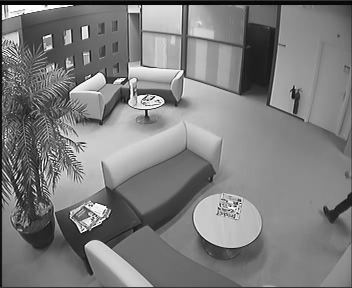
//> input picture lab2/Candela/Candela_m1.10_000001.pgm, 352 x 288 px
$ ./es1 -input=Candela/Candela_m1.10_000001.pgm   (built with g++ and OpenCV 4)
//> lines starting //> are read from the running program, lines starting //| are printed output that depends on the picture; after the words box and inside, x2 and y2 are one past the last pixel; in counts of white or black regions, pixels touching at a corner belong together
// OpenCV
#include <opencv2/core/core.hpp>
#include <opencv2/highgui/highgui.hpp>
#include <opencv2/imgproc/imgproc.hpp>

// std:
#include <fstream>
#include <iostream>
#include <string>

struct ArgumentList
{
	std::string image_name; //!< image file name
	int wait_t;				//!< waiting time
	int threshold;
};

bool ParseInputs(ArgumentList &args, int argc, char **argv);

/*
  Computes the foreground of the current frame.

  Parameters:
	- prevI   -> previous frame
	- currI   -> current frame
	- out     -> output (foreground)
	- th       -> threshold
*/
void computeForeground(const cv::Mat &prevI, const cv::Mat &currI, cv::Mat &out, int th)
{
	int diff;

	for (int i = 0; i < currI.rows * currI.cols * currI.elemSize(); ++i)
	{
		diff = abs(currI.data[i] - prevI.data[i]);

		if (diff > th)
			out.data[i] = 255;
		else
			out.data[i] = 0;
	}
}

int main(int argc, char **argv)
{
	int frame_number = 0;
	char frame_name[256];
	bool exit_loop = false;
	int imreadflags = cv::IMREAD_COLOR;
	cv::Mat foreground, prevFrame;

	std::cout << "Lab 02 - Background subraction" << std::endl;
	std::cout << "Method: previous frame" << std::endl;

	//////////////////////
	// parse argument list:
	//////////////////////
	ArgumentList args;
	if (!ParseInputs(args, argc, argv))
	{
		exit(0);
	}

	while (!exit_loop)
	{
		// generating file name
		//
		// multi frame case
		if (args.image_name.find('%') != std::string::npos)
			sprintf(frame_name, (const char *)(args.image_name.c_str()), frame_number);
		else // single frame case
			sprintf(frame_name, "%s", args.image_name.c_str());

		// opening file
		std::cout << "Opening " << frame_name << std::endl;

		cv::Mat image = cv::imread(frame_name, imreadflags);
//> image is the input picture: 288 rows x 352 cols, CV_8UC3; min 0, max 255, mean 125.4
		if (image.empty())
		{
			std::cout << "Unable to open " << frame_name << std::endl;
			return 1;
		}

		// creazione del foreground
		foreground = cv::Mat(image.rows, image.cols, image.type());

		// se il frame è dal secondo in poi, è possibile calcoalre il foreground
		if (frame_number > 0)
			computeForeground(prevFrame, image, foreground, args.threshold);

		// il background al passo n è il frame precedente
		image.copyTo(prevFrame);

		// display image
		cv::namedWindow("Original image", cv::WINDOW_NORMAL);
		cv::imshow("Original image", image);

		cv::namedWindow("Foreground", cv::WINDOW_NORMAL);
		cv::imshow("Foreground", foreground);

		// wait for key or timeout
		unsigned char key = cv::waitKey(args.wait_t);
//> the key 'p' is pressed
//| Mat =
//> (the first 1 of 2 printed lines)
//> after the loop in computeForeground, `for (int i = 0; i < currI.rows * currI.cols * currI.elemSize(); ++i)`: out: 288 rows x 352 cols, CV_8UC3; every value is 0
//> the key 'c' is pressed
//> the key 'g' is pressed
//> call 3 of computeForeground, with th = 40
//> the loop in computeForeground (call 3), `for (int i = 0; i < currI.rows * currI.cols * currI.elemSize(); ++i)` made 101376 passes
//> diff on passes 1 to 3: 0, 4, 1
//> after the loop in computeForeground (call 3), `for (int i = 0; i < currI.rows * currI.cols * currI.elemSize(); ++i)`:
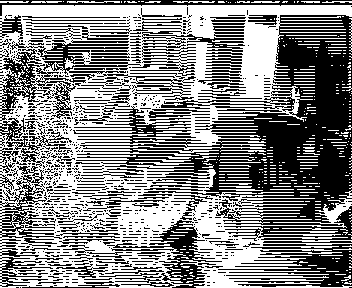
//> out: 288 rows x 352 cols, CV_8UC1; 52.2% white; 869 black regions (692 under 20 px), largest, box (x1, y1, x2, y2) and area: (73, 15, 352, 226) 20985, (218, 244, 352, 287) 2775, (107, 220, 222, 288) 1840
//> the 'q' key is pressed
		std::cout << "key " << int(key) << std::endl;

		// here you can implement some looping logic using key value:
		//  - pause
		//  - stop
		//  - step back
		//  - step forward
		//  - loop on the same frame

		switch (key)
		{
		case 'p':
			std::cout << "Mat = " << std::endl
					  << image << std::endl;
			break;
		case 'q':
			exit_loop = 1;
			break;
		case 'c':
			std::cout << "SET COLOR imread()" << std::endl;
			imreadflags = cv::IMREAD_COLOR;
			break;
		case 'g':
			std::cout << "SET GREY  imread()" << std::endl;
			imreadflags = cv::IMREAD_GRAYSCALE; // Y = 0.299 R + 0.587 G + 0.114 B
			break;
		case 't':
			args.threshold -= 5;
			std::cout << "New threshold value: " << args.threshold << std::endl;
			break;
		case 'T':
			args.threshold += 5;
			std::cout << "New threshold value: " << args.threshold << std::endl;
			break;
		}

		frame_number++;
	}

	return 0;
}

#if 0
bool ParseInputs(ArgumentList& args, int argc, char **argv) {
  args.wait_t=0;

  cv::CommandLineParser parser(argc, argv,
      "{input   i|in.png|input image, Use %0xd format for multiple images.}"
      "{wait    t|0     |wait before next frame (ms)}"
      "{help    h|<none>|produce help message}"
      );

  if(parser.has("help"))
  {
    parser.printMessage();
    return false;
  }

  args.image_name = parser.get<std::string>("input");
  args.wait_t     = parser.get<int>("wait");

  return true;
}
#else

#include <unistd.h>
bool ParseInputs(ArgumentList &args, int argc, char **argv)
{
	int c;
	args.wait_t = 0;
	args.threshold = 40;

	while ((c = getopt(argc, argv, "hi:t:f:")) != -1)
		switch (c)
		{
		case 't':
			args.wait_t = atoi(optarg);
			break;
		case 'i':
			args.image_name = optarg;
			break;
		case 'f':
			args.threshold = atoi(optarg);
			break;
		case 'h':
		default:
			std::cout << "Usage: " << argv[0] << " -i <image_name>" << std::endl;
			std::cout << "To exit:  type q" << std::endl;
			std::cout << "To increment threshold value:  type T" << std::endl;
			std::cout << "To decrement threshold value:  type t" << std::endl
					  << std::endl;

			std::cout << "Allowed options:" << std::endl
					  << "   -h                       produce help message" << std::endl
					  << "   -i arg                   image name. Use %0xd format for multiple images." << std::endl
					  << "   -f arg                   threshold value [default = 40]" << std::endl
					  << "   -t arg                   wait before next frame (ms)" << std::endl
					  << std::endl;
			return false;
		}
	return true;
}

#endif
